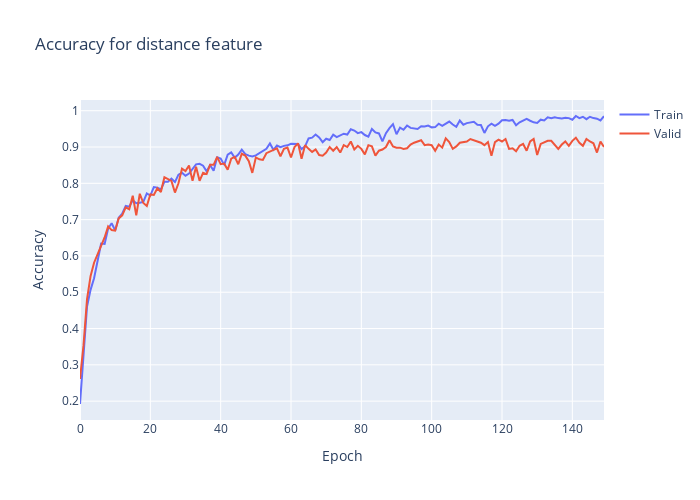

Notebook source saved alongside this figure:
### Code cell
plt.clf()
fig = go.Figure()
fig.add_trace(go.Scatter(
                    y=history.history['distance_output_accuracy'],
                    name='Train'))
fig.add_trace(go.Scatter(
                    y=history.history['val_distance_output_accuracy'],
                    name='Valid'))
fig.update_layout(height=500, 
                  width=700,
                  title='Accuracy for distance feature',
                  xaxis_title='Epoch',
                  yaxis_title='Accuracy')
fig.show()

### Figure 1 — Plotly figure (JSON) as saved in the notebook; plotly's stock layout.template omitted (floating-point values rounded to 4 significant figures; data arrays with more than 128 entries replaced by an {"elided": "..."} marker saying what was removed)
{"data": [{"name": "Train", "type": "scatter", "y": {"elided": "150 float values"}}, {"name": "Valid", "type": "scatter", "y": {"elided": "150 float values"}}], "layout": {"height": 500, "title": {"text": "Accuracy for distance feature"}, "width": 700, "xaxis": {"title": {"text": "Epoch"}}, "yaxis": {"title": {"text": "Accuracy"}}}}
